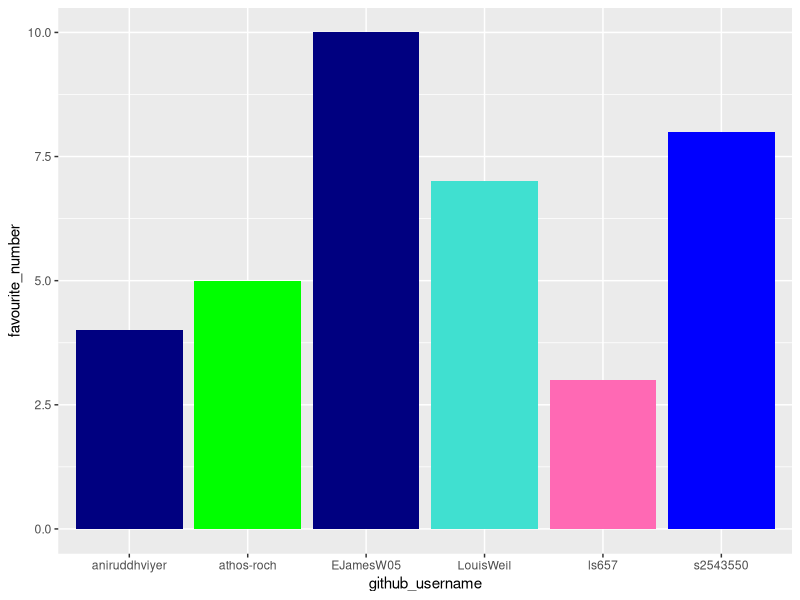
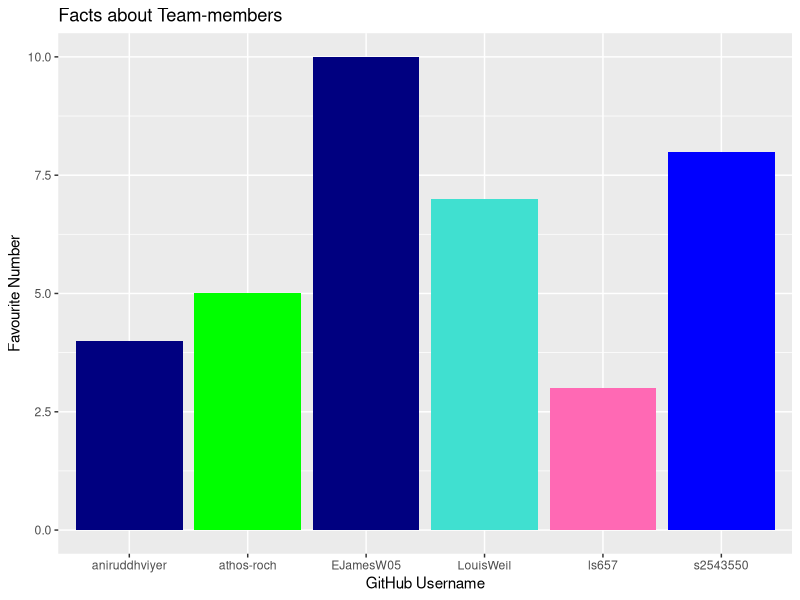
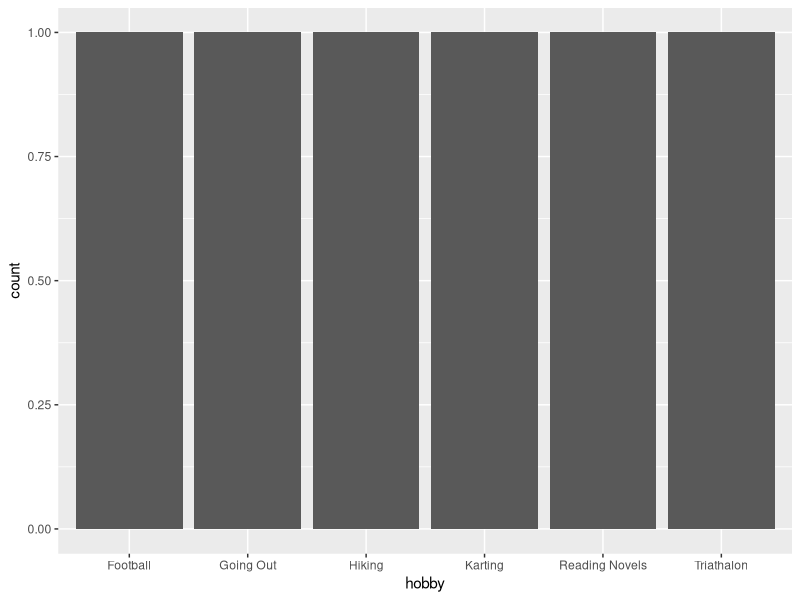

Write R code to recreate these figures, in order.
## ---- chunk 1
library(tidyverse) 
## ---- chunk 2
team_data <- tibble(
  name = c("Athos Rocha", "Anniruddh Viyer", "Louis Newton", 
           "Ethan Wood", "Jacob Cullen", "Lucas Smith"),
  github_username = c("athos-roch", "aniruddhviyer", 
                      "LouisWeil", "EJamesW05", "s2543550", "ls657"), 
  colour = c("green", "navyblue", "turquoise", "navyblue", 
             "blue", "hotpink"),
  hobby = c("Karting", "Hiking", "Triathalon", 
            "Reading Novels", "Football", "Going Out"),
  favourite_number = c(5, 4, 7, 10, 8, 3)
  )

team_data
## ---- chunk 3
p1 <- ggplot(data = team_data, 
             mapping = aes(x = github_username, 
                           y = favourite_number,
                           fill = colour), 
             ) +
   geom_col() +
   scale_fill_identity()
p1
## ---- chunk 4
p1 + labs(x = "GitHub Username", 
          y = "Favourite Number",
          title = "Facts about Team-members")
## ---- chunk 5
p2 <- ggplot(team_data, aes(x = hobby)) +
  geom_bar()
p2
